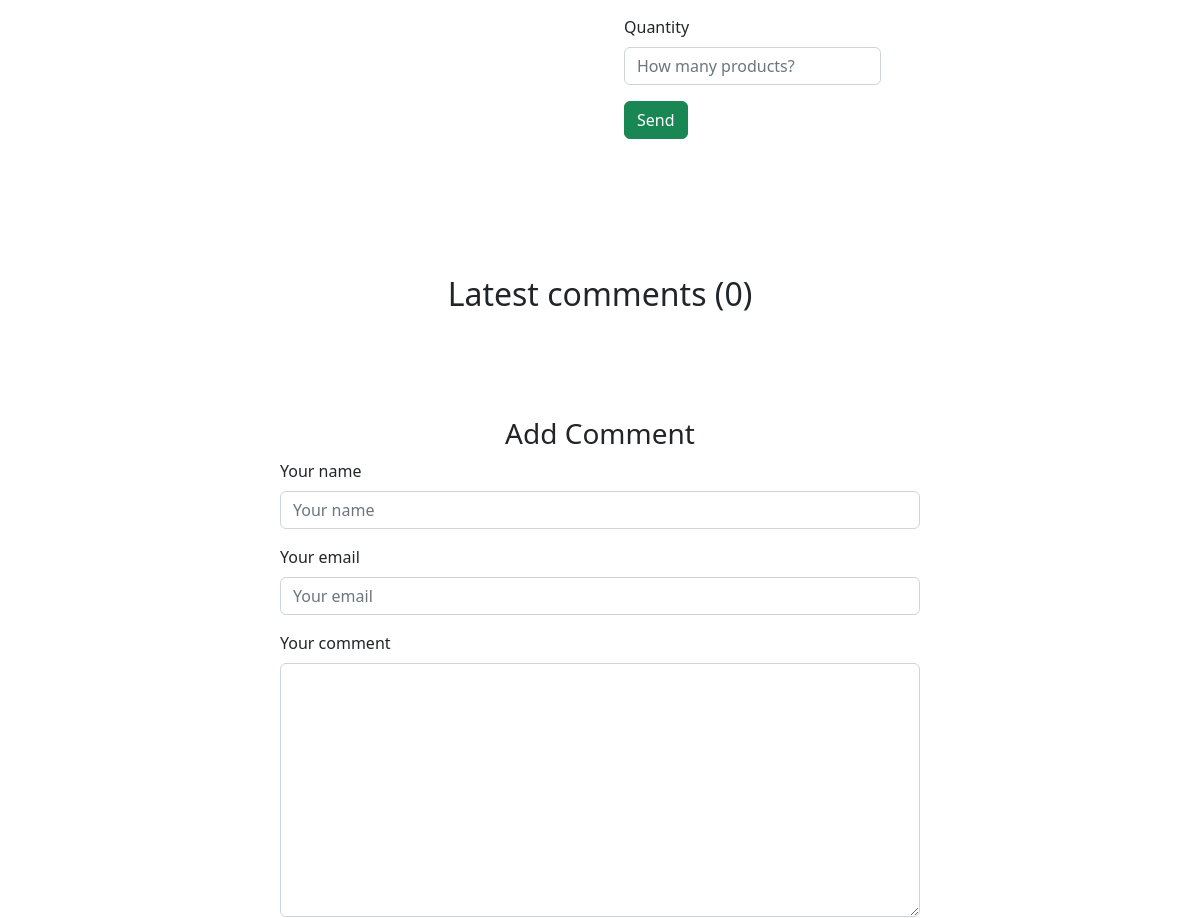
Before: /pd/1 (middle part) with the older database file.
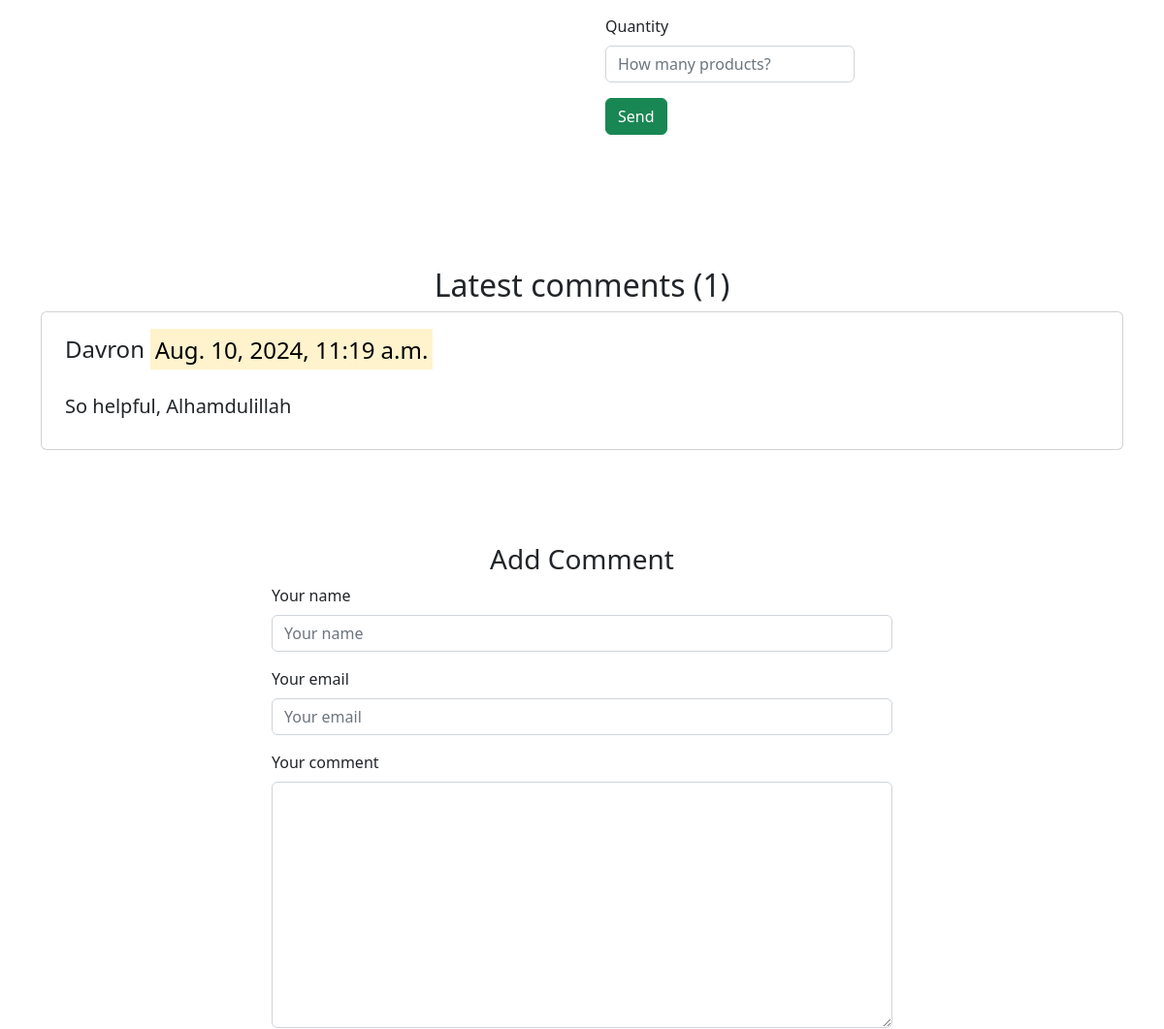
After: the same page with the newer database file.
### shop_website/models.py (models this page shows, shortened)
class BaseModel(models.Model):
    created_at=models.DateTimeField(auto_now_add=True)
    updated_at=models.DateTimeField(auto_now=True)
    class Meta:
        abstract=True

class Product(BaseModel):
    class RatingChoices(models.IntegerChoices):
        zero = 0
        one = 1
        two = 2
        three = 3
        four = 4
        five = 5
    name=models.CharField(max_length=100)
    description=models.TextField(null=True, blank=True)
    price=models.FloatField()
    category=models.ForeignKey('Category', on_delete=models.CASCADE, related_name='products')
    quantity=models.PositiveIntegerField(default=0)
    rating=models.PositiveIntegerField(choices=RatingChoices.choices, default=RatingChoices.zero.value)
    discount=models.PositiveIntegerField(default=0)
    image=models.ImageField(upload_to='products', default='sample_image.pg')
    slug=models.SlugField(null=True, blank=True)
    class Meta:
        db_table='Product'
    def image_tag(self):
        return mark_safe('<img src="/products/%s" width="300" />' % (self.image))
    image_tag.short_description="Image"
    @property
    def discounted_price(self):
        if self.discount > 0:
            return int(self.price * (1-self.discount/100))
        return self.price

class Comment(BaseModel):
    name=models.CharField(max_length=100)
    email=models.EmailField()
    product=models.ForeignKey('Product', on_delete=models.CASCADE, related_name='comments')
    comment=models.TextField()
    is_provided=models.BooleanField(default=True)
    class Meta:
        db_table='Comment'

### shop_website/views/views.py (the view, shortened to what this page needs)
# urls.py: path('pd/<int:product_id>', views.product_details, name='product_details'),
def product_details (request, product_id):
    search=request.GET.get('q')
    categories=Category.objects.all()
    product=Product.objects.get(id=product_id)
    min_price = product.price * 0.2
    max_price = product.price * 2
    comments=Comment.objects.filter(product=product_id, is_provided=True).order_by('-id')
    if product:
        displayed_products=Product.objects.filter(category=product.category, price__range=(min_price, max_price,)).exclude(id=product_id)
    if search:
        comments=comments.filter(Q(comment__icontains=search))
    context={
        'product': product,
        'displayed_products': displayed_products,
        'comments': comments,
        'categories': categories,
        }
    return render (request, 'shop_website/detail.html', context)

### shop_website/templates/shop_website/detail.html (shortened to what this page needs)
{% extends 'shop_website/base/base.html' %}
{% load static %}
{% block detail_content %}
<section class="py-5">
    <div class="container px-4 px-lg-5 my-5">
        <div class="row gx-4 gx-lg-5 align-items-center">
            <div class="col-md-6">
                <div class="d-flex">
                    <form method="post" action="{% url 'place_order' product.id %}">
                        <div class="form-group mb-3">
                            <label for="formGroupExampleInput2"> Quantity </label>
                            <input type="number" class="form-control" name="order_quantity" value="{{ form.order_quantity.value|default:'' }}" placeholder="How many products?" required>
                        </div>
                          <div class="form-group mb-3">
                            <input type="submit" class="btn btn-success" value="Send">
                          </div>
                      </form>
                </div>
            </div>
        </div>
    </div>
</section>
<div class="container mt-4 mb-4">
    <div class="row">
        <div class="col-12">
            <div class="text-center">
                <h2>Latest comments ({{product.comments.count}})</h2>
            </div>
            {% for comment in comments %}
                <div class="media card p-4 mt-2">
                    <div class="media-body">
                    <h4 class="mt-0"> {{comment.name}} <mark> {{comment.created_at}} </mark></h4>
                    <br>
                    <h5 class="mt-0"> {{comment.comment}} </h5>
                    </div>
                </div>
            {% endfor %}
        </div>
        <div class="col-8 offset-2 mt-5">
            <div class="p-5">
                <div class="text-center">
                    <h3>Add Comment</h3>
                </div>
                <form method="post" action="{% url 'add_comment' product.id %}">
                    <div class="form-group mb-3">
                        <label for="id_name">Your name</label>
                        <input type="text" class="form-control" name="name" value="{{ form.name.value|default:'' }}" placeholder="Your name">
                    </div>
                    <div class="form-group mb-3">
                        <label for="id_email">Your email</label>
                        <input type="text" class="form-control" name="email" value="{{ form.email.value|default:'' }}" placeholder="Your email">
                    </div>
                    <div class="form-group mb-3">
                        <label for="id_comment">Your comment</label>
                        <textarea name="comment" class="form-control" cols="30" rows="10">{{ form.comment.value|default:'' }}</textarea>
                    </div>
                </form>
            </div>
        </div>
    </div>
</div>
{% endblock %}

Changed rows visible on the page:
changed Product: comments.count "0" → "1"
added Comment: name "Davron", created_at "Aug. 10, 2024, 11:19 a.m.", comment "So helpful, Alhamdulillah"
